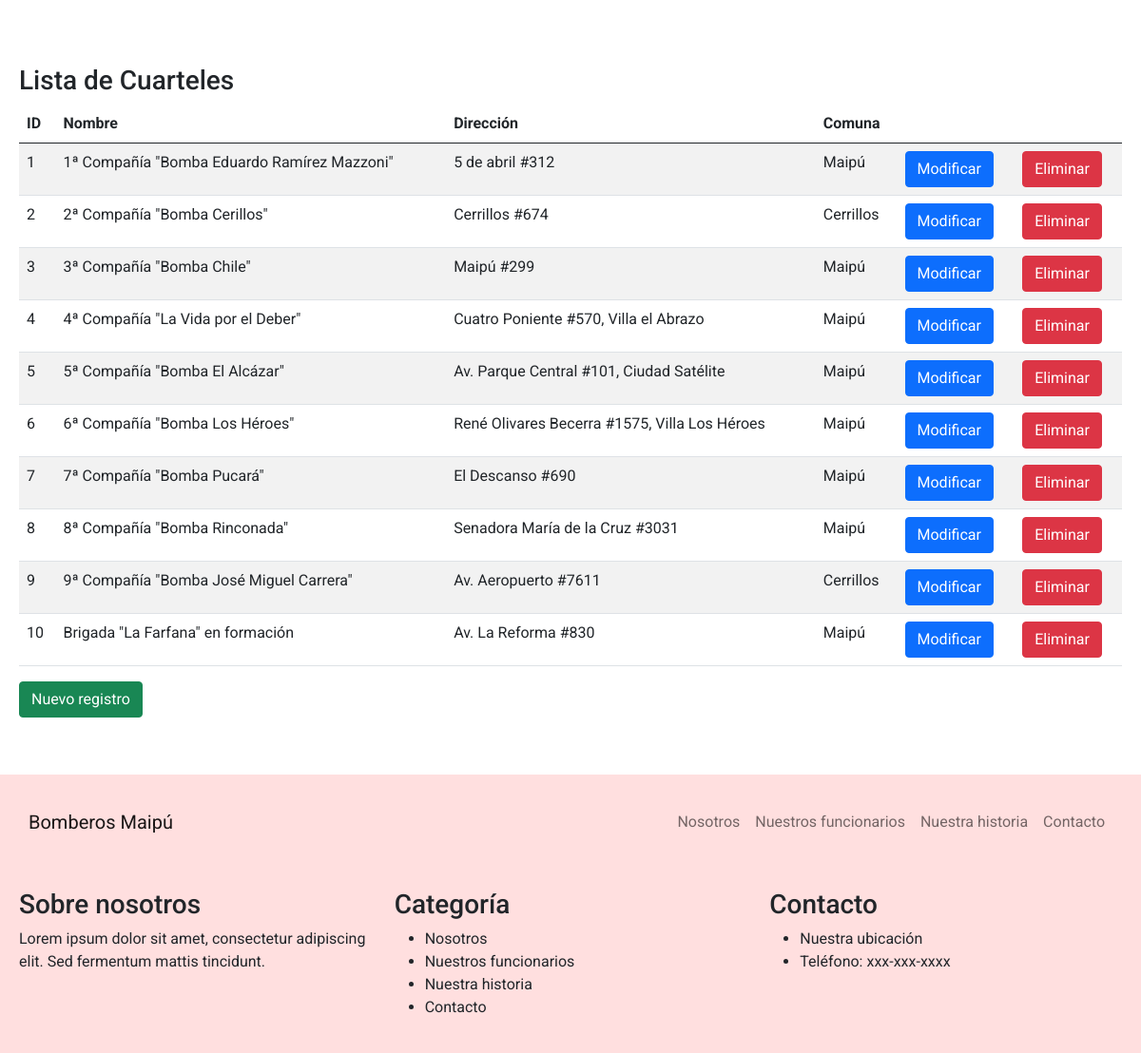
/lista_cuarteles, run on an earlier commit of the app's database.
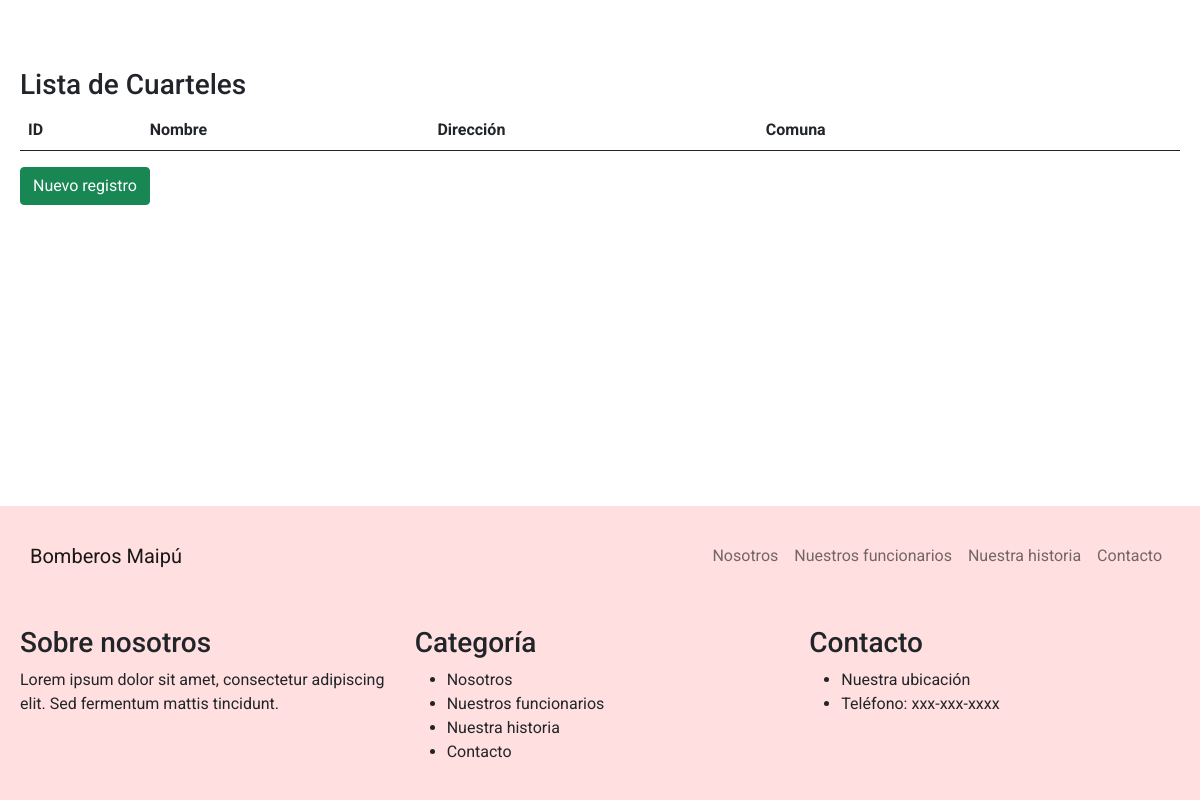
And on a later commit of the database.
### bomberos/models.py (models this page shows, shortened)
class Cuartel(models.Model):
    idCuartel = models.AutoField(primary_key=True, verbose_name='ID')
    nombre = models.CharField(max_length=100, verbose_name='Nombre')
    direccion = models.CharField(max_length=100, null=True, blank=True, verbose_name='Direccion')
    comuna = models.ForeignKey(Comuna, on_delete=models.CASCADE)

class Comuna(models.Model):
    idComuna = models.AutoField(primary_key=True, verbose_name='Id comuna')
    nombre = models.CharField(max_length=50, verbose_name='Nombre comuna')
    def __str__(self):
        return self.nombre

### bomberos/views.py (the view)
# urls.py: path('lista_cuarteles',lista_cuarteles,name="lista_cuarteles"),
def lista_cuarteles(request):
    cuarteles = Cuartel.objects.all();
    for cuartel in cuarteles:
        cuartel.comuna_nombre = cuartel.comuna.nombre
    return render(request, 'lista_cuarteles.html', {'cuarteles' : cuarteles})

### bomberos/templates/lista_cuarteles.html (shortened to what this page needs)
<!DOCTYPE html>
<html lang="es">
<head>
  <link rel="stylesheet" href="https://cdnjs.cloudflare.com/ajax/libs/bootstrap/5.0.2/css/bootstrap.min.css">
  <link rel="stylesheet" href="../static/css/style.css">
</head>
<body>
  <nav class="navbar navbar-expand-lg navbar-light bg-light">
    <div class="container">
      <a class="navbar-brand" href="#">Bomberos Maipú</a>
      <div class="collapse navbar-collapse" id="navbarNav">
        <ul class="navbar-nav ms-auto">
          <li class="nav-item">
            <a class="nav-link" href="#nosotros">Nosotros</a>
          </li>
          <li class="nav-item">
            <a class="nav-link" href="#funcionarios">Nuestros funcionarios</a>
          </li>
          <li class="nav-item">
            <a class="nav-link" href="#historia">Nuestra historia</a>
          </li>
          <li class="nav-item">
            <a class="nav-link" href="#contacto">Contacto</a>
          </li>
        </ul>
      </div>
    </div>
  </nav>
  <div class="container mt-5">
    <h3>Lista de Cuarteles</h3>
    <table class="table table-striped">
        <thead>
            <tr>
                <th>ID</th>
                <th>Nombre</th>
                <th>Dirección</th>
                <th>Comuna</th>
                <th></th>
                <th></th>
            </tr>
        </thead>
        <tbody>
            {% for cuartel in cuarteles %}
            <tr>
                <td>{{ cuartel.idCuartel }}</td>
                <td>{{ cuartel.nombre }}</td>
                <td>{{ cuartel.direccion }}</td>
                <td>{{ cuartel.comuna }}</td>
                <td><a href="{% url 'form_mod_cuartel' cuartel.idCuartel %}" class="btn btn-primary">Modificar</a></td>
                <td><a href="{% url 'form_del_cuartel' cuartel.idCuartel %}" class="btn btn-danger">Eliminar</a></td>
            </tr>
            {% endfor %}
        </tbody>
    </table>
    <a href="#" class="btn btn-success">Nuevo registro</a>
    <p>&nbsp;</p>
</div>
  <footer class="bg-light">
    <div class="container">
      <div class="row">
        <div class="col-md-4">
          <h3>Sobre nosotros</h3>
          <p>Lorem ipsum dolor sit amet, consectetur adipiscing elit. Sed fermentum mattis tincidunt.</p>
        </div>
        <div class="col-md-4">
          <h3>Categoría</h3>
          <ul>
            <li>Nosotros</li>
            <li>Nuestros funcionarios</li>
            <li>Nuestra historia</li>
            <li>Contacto</li>
          </ul>
        </div>
        <div class="col-md-4">
          <h3>Contacto</h3>
          <ul>
            <li>Nuestra ubicación</li>
            <li>Teléfono: xxx-xxx-xxxx</li>
          </ul>
        </div>
      </div>
    </div>
  </footer>
</body>
</html>

### bomberos/static/css/style.css (style rules this page uses)
.bg-light { background-color: #FFDFDF !important; }
body { display: grid; grid-template-rows: 1fr auto; min-height: 100vh; margin: 0; padding: 0; font-family: 'Roboto', sans-serif; }
.container { grid-row: 1; padding: 20px; max-width: 1200px; margin: 0 auto; }
.navbar { top: 0; left: 0; width: 100%; background-color: #FFDFDF; padding: 10px; z-index: 999; }

What changed in the data, as far as the page shows it:
removed Cuartel: idCuartel "1", nombre "1ª Compañía \"Bomba Eduardo Ramírez Mazzoni\"", direccion "5 de abril #312", comuna "Maipú"
removed Cuartel: idCuartel "2", nombre "2ª Compañía \"Bomba Cerillos\"", direccion "Cerrillos #674", comuna "Cerrillos"
removed Cuartel: idCuartel "3", nombre "3ª Compañía \"Bomba Chile\"", direccion "Maipú #299", comuna "Maipú"
removed Cuartel: idCuartel "4", nombre "4ª Compañía \"La Vida por el Deber\"", direccion "Cuatro Poniente #570, Villa el Abrazo", comuna "Maipú"
removed Cuartel: idCuartel "5", nombre "5ª Compañía \"Bomba El Alcázar\"", direccion "Av. Parque Central #101, Ciudad Satélite", comuna "Maipú"
removed Cuartel: idCuartel "6", nombre "6ª Compañía \"Bomba Los Héroes\"", direccion "René Olivares Becerra #1575, Villa Los Héroes", comuna "Maipú"
removed Cuartel: idCuartel "7", nombre "7ª Compañía \"Bomba Pucará\"", direccion "El Descanso #690", comuna "Maipú"
removed Cuartel: idCuartel "8", nombre "8ª Compañía \"Bomba Rinconada\"", direccion "Senadora María de la Cruz #3031", comuna "Maipú"
removed Cuartel: idCuartel "9", nombre "9ª Compañía \"Bomba José Miguel Carrera\"", direccion "Av. Aeropuerto #7611", comuna "Cerrillos"
removed Cuartel: idCuartel "10", nombre "Brigada \"La Farfana\" en formación", direccion "Av. La Reforma #830", comuna "Maipú"
